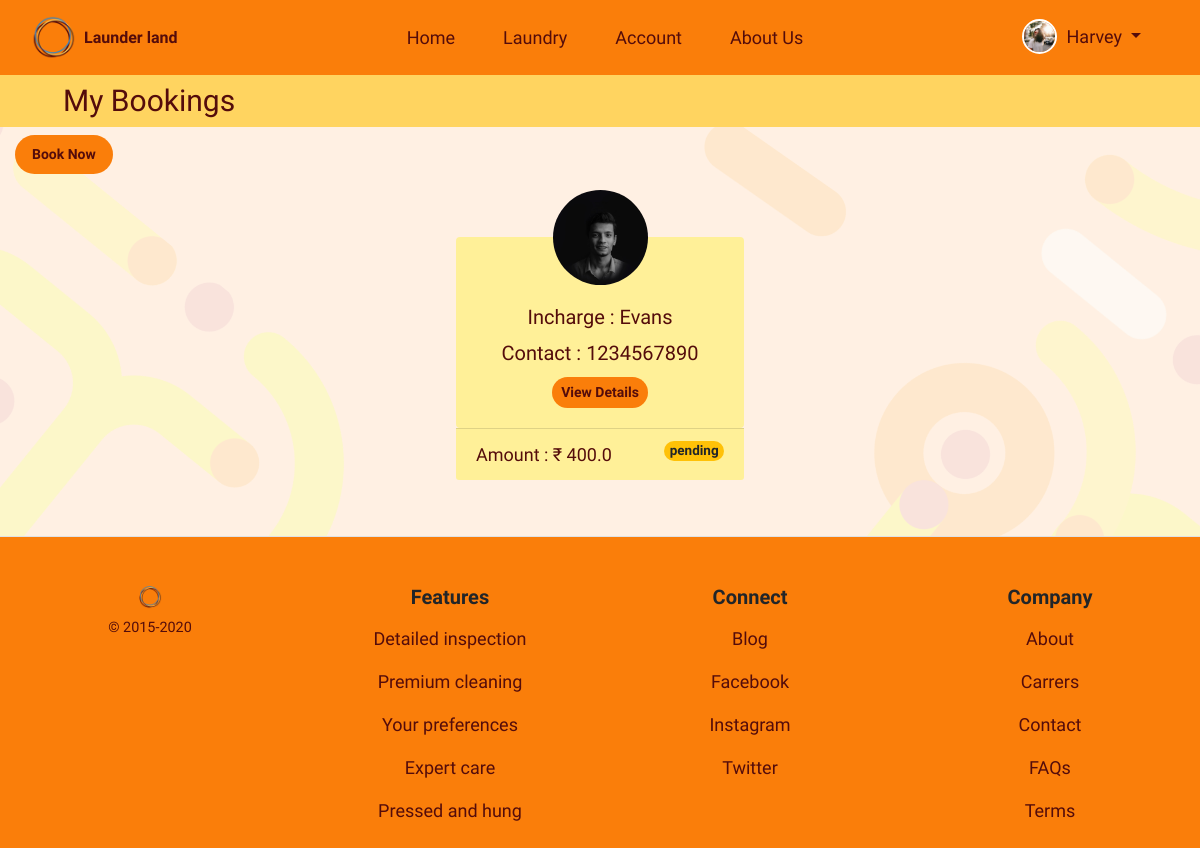
/laundry/mybookings/ (signed in), run on an earlier commit of the app's database.
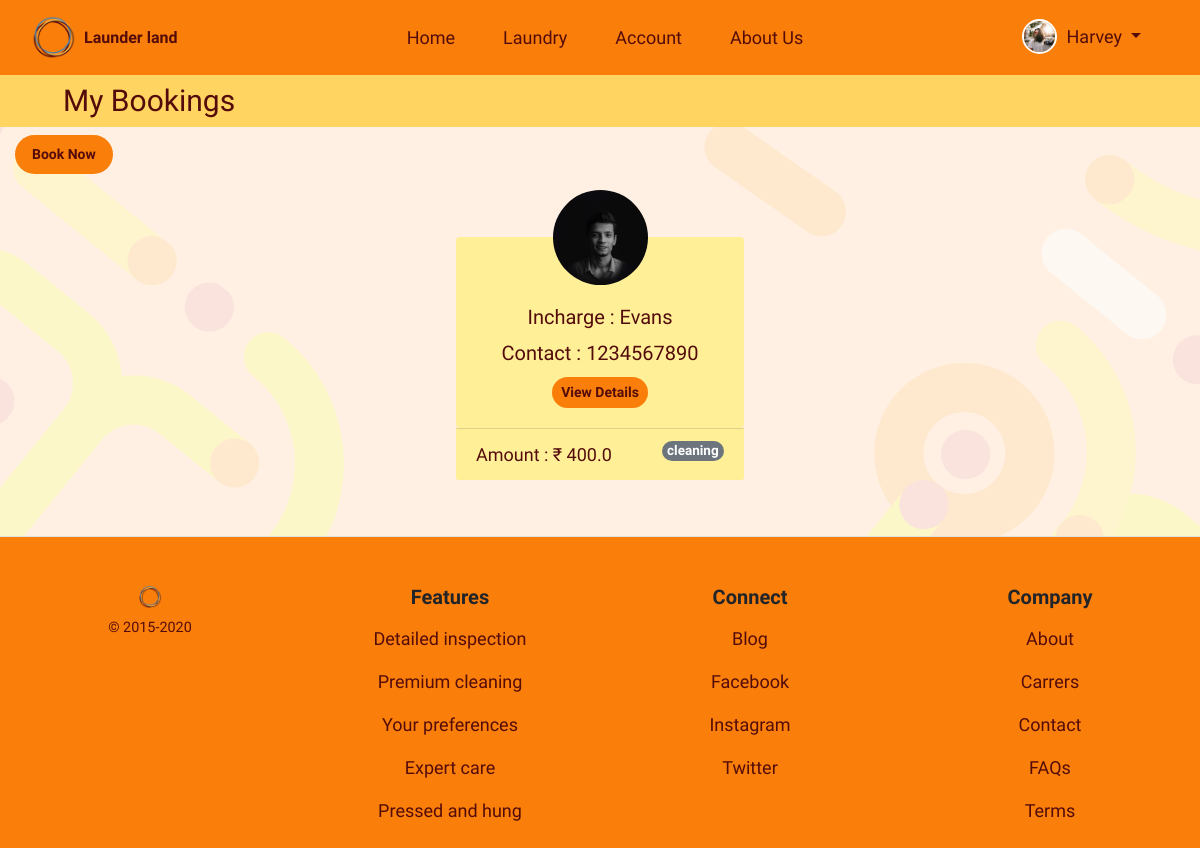
And on a later commit of the database.
### usermodule/models.py (models this page shows, shortened)
class User(AbstractUser):
    username = None
    mobile = models.CharField(unique=True, max_length=10)
    email = models.EmailField(unique=True)
    first_name = models.CharField(max_length=15)
    profile_pic = models.ImageField(default="profile.png", blank=True)
    gender_choice = (('Male', 'Male'), ('Female', 'Female'),
                     ('Other', 'Other'))
    gender = models.CharField(max_length=7, choices=gender_choice)
    user_type_choice = ((1, 'Owner'), (2, 'Staff'), (3, 'Customer'))
    user_type = models.PositiveSmallIntegerField(
        choices=user_type_choice)
    staff_status = models.BooleanField(default=False)
    address = models.CharField(max_length=100)
    street = models.CharField(max_length=50)
    city = models.CharField(max_length=50)
    state = models.CharField(max_length=50)
    pincode = models.CharField(max_length=6)
    creation_date = models.DateTimeField(auto_now_add=True)
    objects = UserManager()
    USERNAME_FIELD = 'mobile'
    REQUIRED_FIELDS = ['first_name']
    class Meta:
        verbose_name = 'User'
        verbose_name_plural = 'Users'

### laundry/models.py (models this page shows, shortened)
class Booking(models.Model):
    cust_id = models.ForeignKey(
        User, on_delete=models.CASCADE, related_name="cid")
    assigned_staff = models.ForeignKey(User, on_delete=models.CASCADE)
    services = models.ForeignKey(Service, on_delete=models.SET_NULL, null=True)
    sub_service = models.ForeignKey(
        Subservice, on_delete=models.SET_NULL, null=True)
    quantity = models.PositiveIntegerField()
    amount = models.FloatField(null=True, blank=True)
    delivery_choice = (('pickup', 'Pickup (Self)'), ('door-step', 'Door Step'))
    delivery_type = models.CharField(choices=delivery_choice, max_length=30)
    status_choice = (('pending', 'Pending'), ('cleaning', 'Cleaning'), ('pickedup', 'Picked Up'), ('canceled', 'Canceled'),
                     ('ready', 'Ready'), ('delivered', 'Delivered'))
    status = models.CharField(max_length=20, choices=status_choice,
                              default=status_choice[0][0])
    booked_on = models.DateTimeField(auto_now_add=True)
    class Meta:
        verbose_name = 'Booking'
        verbose_name_plural = 'Bookings'

### usermodule/decorators.py (the view)
    def wrap(request, *args, **kwargs):
        if request.user.is_authenticated:
            if request.user.user_type == 3:
                return function(request, *args, **kwargs)
            else:
                messages.warning(request, 'Signin using Customer Account')
                return redirect(redirect('usermodule:signin').url+'?next='+request.path)
        else:
            return redirect(redirect('usermodule:signin').url+'?next='+request.path)

### laundry/views.py (called while the page is built)
@user_is_customer
def Mybookings(request):
    bookings = Booking.objects.filter(
        cust_id=request.user.id).order_by('booked_on').reverse()
    return render(request, 'laundry/booking_list.html', {'bookings': bookings})

### templates/laundry/booking_list.html (shortened to what this page needs)
{% extends 'base_layout.html' %}
{% load static %}
{% load crispy_forms_tags %}
{% block content %}
<body id="booking">
    <article class="bg_light_orange_2 container-fluid py-2">
        <section class="pr-md-auto pl-md-5 text-center text-md-left">
            <h3 class="brown mb-0 clamp_size_header">My Bookings</h3>
        </section>
    </article>
    <article class="container-fluid my-2">
        <a href="{% url 'laundry:booking'%}"
            class="btn btn-sm col-lg-1 col-md-2 col-sm-3 brown nav-link btn-cust bg_orange_1 bold rounded-pill my-2">Book&nbsp;Now</a>
        {% if bookings %}
        <div class="row d-flex justify-content-center">
            {% for book in bookings %}
            <section class="card card-cust bg-transparent border-0 m-2" style="width: 18rem;">
                <div class="mx-auto img_body d-flex d-non">
                    <img src="{{ book.assigned_staff.profile_pic.url }}" class="rounded-circle mb-n5 d-non" width="95"
                        alt="{{ book.assigned_staff.first_name }} image" style="z-index:500">
                </div>
                <div class="card-body bg_light_orange_1 text-center brown rounded">
                    <h5 class="card-title pt-5">Incharge : {{ book.assigned_staff.first_name }}</h5>
                    <h5 class="card-title">Contact : {{ book.assigned_staff.mobile }}</h5>
                    <a href="{% url 'laundry:booking_details' book.id %}"
                        class="btn btn-cust btn-sm bg_orange_1 rounded-pill brown bold">View
                        Details</a>
                </div>
                <div class="card-footer bg_light_orange_1 brown">
                    <span class="">Amount : &#x20B9; {{ book.amount|default:"----" }}</span>
                    <span class="badge float-right rounded-pill mb-0
                    {% if book.status == 'delivered' %}
                    badge-success
                    {% elif book.status == 'ready' %}
                    badge-info
                    {% elif book.status == 'cleaning' %}
                    badge-secondary
                    {% elif book.status == 'pickedup' %}
                    badge-primary
                    {% elif book.status == 'pending' %}
                    badge-warning
                    {% elif book.status == 'canceled' %}
                    badge-danger
                    {% endif %}
                    ">{{ book.status }}</span>
                </div>
            </section>
            {% endfor %}
            {% else %}
            <div class="row d-flex justify-content-center align-items-center" style="height: 50vh;">
                <h4 class="bold brown"> You haven't booked anything</h4>
                {% endif %}
            </div>
    </article>
</body>
{% endblock %}

### templates/base_layout.html (shortened to what this page needs)
{% load static %}
<!DOCTYPE html>
<html lang="en">
<head>
    <link rel="stylesheet" href="https://maxcdn.bootstrapcdn.com/bootstrap/4.5.0/css/bootstrap.min.css" />
    <link rel="stylesheet" href="https://use.fontawesome.com/releases/v5.7.0/css/all.css"
 />
    <link rel="stylesheet" href="https://cdnjs.cloudflare.com/ajax/libs/animate.css/4.0.0/animate.min.css" />
    <link rel="stylesheet" href="{% static 'css/style.css' %}" />
</head>
<body>
    <header>
        {% include 'header.html' %}
    </header>
    <main>
        {% block content %} {% endblock %}
    </main>
    <footer class="pt-4 mt-5 pt-md-5 border-top bg_orange_1 ">
        {% include 'footer.html' %}
    </footer>
</body>
</html>

### templates/messages.html (shortened to what this page needs)
{% load static %}

### templates/header.html (shortened to what this page needs)
{% load static %}
{% url 'homepage' as home %}
{% url 'usermodule:myaccount' as myaccount %}
{% url 'laundry:laundry' as laundry %}
<div>
    <nav class="navbar navbar-expand-lg bg_orange_1">
        <div class="container mx_width_100 justify-content-between">
            <a class="navbar-brand flex-shrink-0 btn-cust d-flex" href="{% url 'homepage' %}"
                style="min-width: 7rem"><img src="{% static 'images/logo.png' %}" alt="Horbax" width="45" />
                <h6 class="my-auto ml-2 brown bold">Launder land</h6>
            </a>
            <div class="container order-1 order-lg-0">
                <div class="navbar-collapse collapse d-lg-flex justify-content-center align-items-center"
                    id="navbarCollapse">
                    <ul class="navbar-nav">
                        <li class="nav-item my-2 mx-lg-3 clamp_size">
                            <a class="{% if request.get_full_path == home %}actives{% else %}brown{% endif %} nav-link border-0 btn-cust text-center header_big"
                                href="{% url 'homepage' %}">Home</a>
                        </li>
                        <li class="nav-item my-2 mx-lg-3 clamp_size">
                            <a class="{% if request.get_full_path == laundry %}actives{% else %}brown{% endif %} nav-link header_big border-0 btn-cust text-center"
                                href="{% url 'laundry:laundry' %}">Laundry</a>
                        </li>
                        {% if user.is_authenticated %}
                        <li class="nav-item my-2 mx-lg-3 clamp_size">
                            <a class="{% if request.get_full_path == myaccount %}actives{% else %}brown{% endif %} nav-link header_big border-0 btn-cust text-center"
                                href="{% url 'usermodule:myaccount' %}">Account</a>
                        </li>
                        {% endif %}
                        <li class="nav-item my-2 mx-lg-3 clamp_size">
                            <a class="brown nav-link header_big border-0 btn-cust text-center" href="#">About Us</a>
                        </li>
                    </ul>
                </div>
            </div>
            <div class="navbar-toolbar d-flex flex-shrink-0 align-items-center order-0 orderlg-1">
                {% if user.is_authenticated %}
                <div class="nav-item dropdown d-flex order-md-2">
                    <a class="navbar-tool mx-sm-1 mx-md-0 text-decoration-none btn-cust"
                        href="{% url 'usermodule:myaccount' %}">
                        <div class="navbar-tool-icon-box">
                            <img class="rounded-circle" src="{{ user.profile_pic.url }}" width="35"
                                style="border: 2px solid white" alt="Profile" />
                        </div>
                    </a>
                    <a class="nav-link dropdown-toggle btn-cust d-none d-md-block px-1 mr-lg-4
              {% if request.get_full_path == profile %}active{% else %}brown{% endif %}" href="#" id="navbardrop"
                        data-toggle="dropdown">
                        {{ user.first_name }}
                    </a>
                </div>
                {% endif %}
            </div>
        </div>
    </nav>
</div>

### templates/footer.html
{% load static %}
<div class="row mx-0 text-center">
    <div class="col-12 col-md">
        <img class="mb-2" src="{% static 'images/logo.png' %}" alt="" width="24" height="24">
        <small class="d-block mb-3 brown">© 2015-2020</small>
    </div>
    <div class="col-12 col-md">
        <h5 class="bold">Features</h5>
        <ul class="list-unstyled text-small brown">
            <li><a class="text-muted nav-link brown" href="#">Detailed inspection</a></li>
            <li><a class="text-muted nav-link brown" href="#">
                    Premium cleaning</a></li>
            <li><a class="text-muted nav-link brown" href="#">
                    Your preferences</a></li>
            <li><a class="text-muted nav-link brown" href="#">Expert care</a></li>
            <li><a class="text-muted nav-link brown" href="#">Pressed and hung</a></li>
        </ul>
    </div>
    <div class="col-12 col-md">
        <h5 class="bold">Connect</h5>
        <ul class="list-unstyled text-small brown">
            <li><a class="text-muted nav-link brown" href="#">Blog</a></li>
            <li><a class="text-muted nav-link brown" href="#">Facebook</a></li>
            <li><a class="text-muted nav-link brown" href="#">Instagram</a></li>
            <li><a class="text-muted nav-link brown" href="#">Twitter</a></li>
        </ul>
    </div>
    <div class="col-12 col-md">
        <h5 class="bold">Company</h5>
        <ul class="list-unstyled text-small brown">
            <li><a class="text-muted nav-link brown" href="#">About</a></li>
            <li><a class="text-muted nav-link brown" href="#">Carrers</a></li>
            <li><a class="text-muted nav-link brown" href="#">Contact</a></li>
            <li><a class="text-muted nav-link brown" href="#">FAQs</a></li>
            <li><a class="text-muted nav-link brown" href="#">Terms</a></li>
        </ul>
    </div>
</div>

### static/css/style.css (style rules this page uses)
body { background-image: url("/static/images/home_page.png"); background-attachment: fixed; background-size: cover; -webkit-background-size: cover; -moz-background-size: cover; -o-background-size: cover; background-repeat: no-repeat; background-blend-mode: overlay; font-family: "Quicksand"; font-size: large; }
.btn-cust { transition: transform 80ms ease-in; }
.brown { color: #540c0b !important; }
.bg_orange_1 { background-color: #fa7e0a !important; }
.bg_light_orange_1 { background-color: #fff098 !important; }
.bg_light_orange_2 { background-color: #ffd460 !important; }
.bold { font-weight: 700 !important; }
.clamp_size { font-size: clmp(17px, 2.5vw, 21px) !important; }
.clamp_size_header { font-size: clamp(25px, 2.5vw, 32px) !important; }
.navbar-tool { position: relative; display: -ms-flexbox; display: flex; -ms-flex-align: center; align-items: center; }
.navbar-tool-icon-box { position: relative; width: 2.875rem; height: 2.875rem; border-radius: 50%; line-height: 2.625rem; text-align: center; color: #540c0b; }
.mx_width_100 { max-width: 100% !important; }
#booking { background-color: #ffefe2f6; }

What changed in the data, as far as the page shows it:
changed Booking "Evans": status "pending" → "cleaning"
